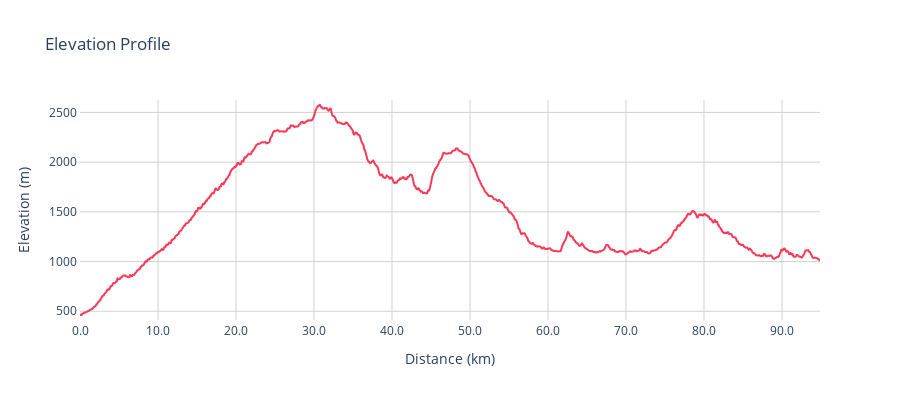

Source (notebook cell):
### Code cell
# Plot the elevation profile
elevation_profile = route.plot_elevation_profile()
elevation_profile

### Figure 1 — Plotly figure (JSON) as saved in the notebook; plotly's stock layout.template omitted (floating-point values rounded to 4 significant figures; data arrays with more than 128 entries replaced by an {"elided": "..."} marker saying what was removed)
{"data": [{"fill": "tonexty", "fillcolor": "rgba(245, 59, 87, 0.1)", "hovertemplate": "Distance (km)=%{x}<br>Elevation (m)=%{y}<extra></extra>", "legendgroup": "", "line": {"color": "#f53b57", "dash": "solid", "width": 2}, "marker": {"symbol": "circle"}, "mode": "lines", "name": "", "showlegend": false, "type": "scattergl", "x": {"elided": "2336 float values"}, "xaxis": "x", "y": {"elided": "2336 int values"}, "yaxis": "y"}], "layout": {"height": 400, "hoverdistance": 100, "legend": {"tracegroupgap": 0}, "plot_bgcolor": "white", "showlegend": false, "spikedistance": 100, "title": {"text": "Elevation Profile"}, "width": 900, "xaxis": {"anchor": "y", "domain": [0, 1], "gridcolor": "lightgrey", "showgrid": true, "showline": true, "spikecolor": "#f53b57", "spikemode": "across", "spikesnap": "data", "spikethickness": 1, "tickformat": ".1f", "title": {"text": "Distance (km)"}}, "yaxis": {"anchor": "x", "domain": [0, 1], "gridcolor": "lightgrey", "range": [412, 2625], "showgrid": true, "showline": true, "showspikes": true, "spikecolor": "#f53b57", "spikemode": "across", "spikesnap": "data", "spikethickness": 1, "tickformat": ".0f", "title": {"text": "Elevation (m)"}}}}
